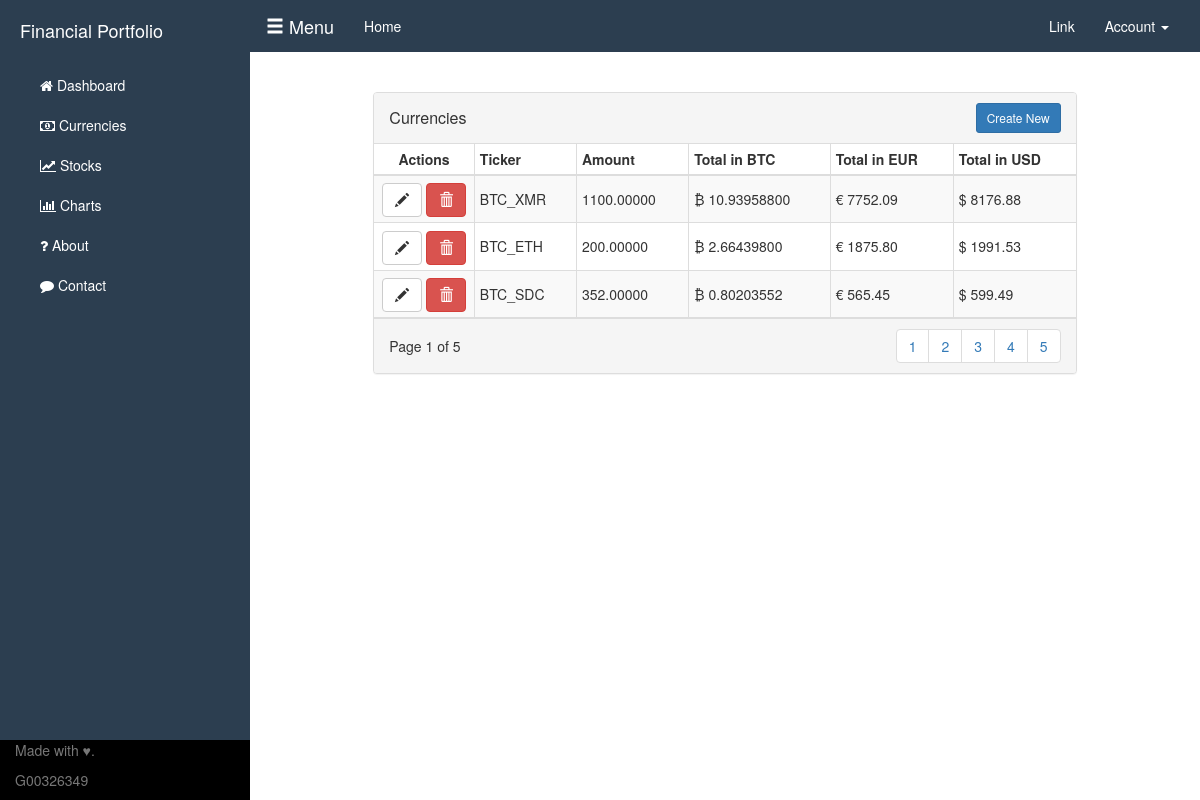
Before: /currencies (signed in) with the older database file.
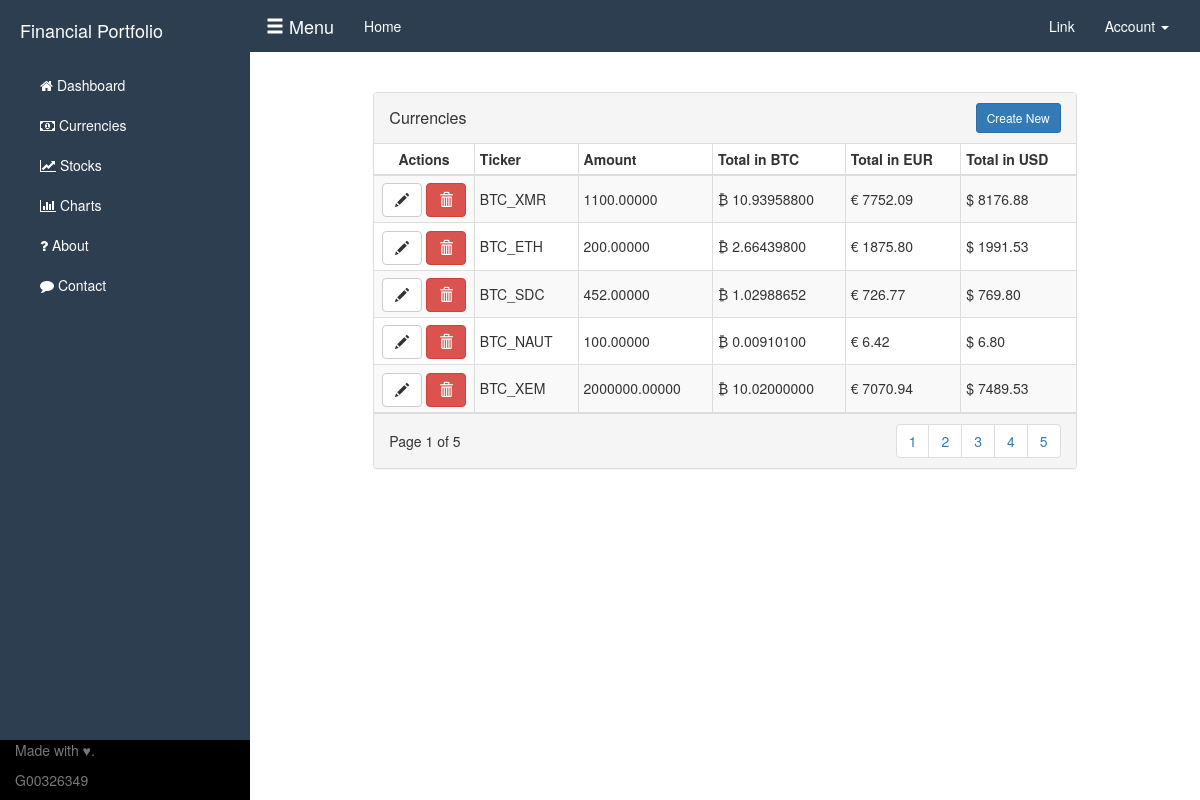
After: the same page with the newer database file.
### altcoinapi.py (models this page shows)
class UserCurrency(db.Model, UserMixin):
    __tablename__ = "users_cur"
    trans_id = db.Column(db.Integer, primary_key=True, index=True)
    id=db.Column(db.Integer)
    amount = db.Column(db.Numeric())
    ticker = db.Column(db.String(255))
    priceInBTC = db.Column(db.Numeric())
    priceInUSD = db.Column(db.Numeric())
    priceInEUR = db.Column(db.Numeric())
    last = db.Column(db.String(255))
    ask = db.Column(db.String(255))
    bid = db.Column(db.String(255))
    timestamp = db.Column(db.DateTime())
    index = index_property('id', 'index')

### altcoinapi.py (the view)
@app.route('/currencies')
@login_required
def currencies():
    Currencies = UserCurrency.query.filter_by(id=current_user.id).all()
    print(Currencies)
    return render_template("currencies.html", Currencies=Currencies)

### templates/currencies.html (shortened to what this page needs)
{% extends "index.html" %} {% block title %}Currencies{% endblock %} {% block head %} {{ super() }}
{% endblock %} {% block content %}
<div class="col-md-10 col-md-offset-1">
    <div class="panel panel-default panel-table">
        <div class="panel-heading">
            <div class="row">
                <div class="col col-xs-6">
                    <h3 class="panel-title">Currencies</h3>
                </div>
                <div class="col col-xs-6 text-right">
                    <button type="button" class="btn btn-sm btn-primary btn-create" data-toggle="modal" data-target="#myModal">Create New</button>
                </div>
            </div>
        </div>
        <div class="panel-body">
            <div id="no-more-tables">
                <table class="col-md-12 table-bordered table-striped table-condensed cf">
                    {% if Currencies|length
                    < 1 %} <thead>
                        <th>Looks like you dont have anything here! Click the button to add a new asset! &#9757;</th>
                        </thead>
                </table>
                {% else %}
                <thead class="cf">
                    <tr>
                        <th>Actions</th>
                        <th>Ticker</th>
                        <th class="numeric">Amount</th>
                        <th class="numeric">Total in BTC</th>
                        <th class="numeric">Total in EUR</th>
                        <th class="numeric">Total in USD</th>
                    </tr>
                </thead>
                <tbody>
                    {% for thing in Currencies %}
                    <tr>
                        <td align="center">
                            <a class="btn btn-default"><span class="glyphicon glyphicon-pencil"></span></a>
                            <a class="btn btn-danger"><span class="glyphicon glyphicon-trash"></span></a>
                        </td>
                        <td data-title="Ticker">{{ thing.ticker }}</td>
                        <td data-title="Amount" class="numeric">{{'%0.5f'% thing.amount |float}}</td>
                        <td data-title="Total in BTC" class="numeric">&#8383; {{'%0.8f'% thing.priceInBTC }}</td>
                        <td data-title="Total in EUR" class="numeric">&#128; {{'%0.2f'% thing.priceInEUR| float }}</td>
                        <td data-title="Total in USD" class="numeric">&#36; {{'%0.2f'%thing.priceInUSD|float }}</td>
                    </tr>
                    {% endfor %}
                </tbody>
                {% endif %}
                </table>
            </div>
        </div>
        <div class="panel-footer">
            <div class="row">
                <div class="col col-xs-4">Page 1 of 5
                </div>
                <div class="col col-xs-8">
                    <ul class="pagination hidden-xs pull-right">
                        <li><a href="#">1</a></li>
                        <li><a href="#">2</a></li>
                        <li><a href="#">3</a></li>
                        <li><a href="#">4</a></li>
                        <li><a href="#">5</a></li>
                    </ul>
                </div>
            </div>
        </div>
    </div>
</div>
        {% endblock %}

### templates/index.html (shortened to what this page needs)
<!DOCTYPE html>
<html lang="en">
<head>
    {% block head %}
    <link href="static/css/bootstrap/bootstrap.min.css" rel="stylesheet">
    <link href="static/css/simple-sidebar.css" rel="stylesheet">
    <link href="https://maxcdn.bootstrapcdn.com/font-awesome/4.6.3/css/font-awesome.min.css" rel="stylesheet">
    {% endblock %}
</head>
<body>
    <div id="wrapper">
        <div id="sidebar-wrapper">
            <ul class="sidebar-nav">
                <li class="sidebar-brand">
                    <a href="#">
                        Financial Portfolio
                    </a>
                </li>
                <li>
                    <a href="/dashboard"><i class="fa fa-home" aria-hidden="true"></i>  Dashboard</a>
                </li>
                <li>
                    <a href="/currencies"><i class="fa fa-money"></i>   Currencies</a>
                </li>
                <li>
                    <a href="#"><i class="fa fa-line-chart" aria-hidden="true"></i>  Stocks</a>
                </li>
                <li>
                    <a href="/charts"><i class="fa fa-bar-chart" aria-hidden="true"></i>  Charts</a>
                </li>
                <li>
                    <a href="/about"><i class="fa fa-question" aria-hidden="true"></i>  About</a>
                </li>
                <li>
                    <a href="/contact"><i class="fa fa-comment" aria-hidden="true"></i>  Contact</a>
                </li>
            </ul>
            <footer class="footer">
                <div class="footer-container">
                    <p class="text-muted">Made with &#9829;.</p>
                    <p class="text-muted">G00326349</p>
                </div>
            </footer>
        </div>
        <nav class="navbar navbar-full">
            <div class="container-fluid">
                <div class="navbar-header">
                    <a class="navbar-brand" href="#menu-toggle" id="menu-toggle">
                        <span class="glyphicon glyphicon-menu-hamburger"></span> Menu
                    </a>
                </div>
                <div class="collapse navbar-collapse nav-text" id="bs-example-navbar-collapse-1">
                    <ul class="nav navbar-nav">
                        <li class=" text-secondary"><a href="/dashboard" id="demo">Home <span class="sr-only">(current)</span></a></li>
                    </ul>
                    <ul class="nav navbar-nav navbar-right">
                        <li><a href="#">Link</a></li>
                        <li class="dropdown">
                            <a href="#" class="dropdown-toggle" data-toggle="dropdown" role="button" aria-haspopup="true" aria-expanded="false">Account <span class="caret"></span></a>
                        </li>
                    </ul>
                </div>
            </div>
        </nav>
        <div id="page-content-wrapper">
            <div class="container-fluid">
                {% block content %}{% endblock %}
    </div>
</body>
</html>

### static/css/simple-sidebar.css (style rules this page uses)
body { overflow-x: hidden; }
#wrapper { padding-left: 0; -webkit-transition: all 0.5s ease; -moz-transition: all 0.5s ease; -o-transition: all 0.5s ease; transition: all 0.5s ease; }
#sidebar-wrapper { z-index: 1000; position: fixed; left: 250px; width: 0; height: 100%; margin-left: -250px; overflow-y: auto; background: #2c3e50; -webkit-transition: all 0.5s ease; -moz-transition: all 0.5s ease; -o-transition: all 0.5s ease; transition: all 0.5s ease; }
#page-content-wrapper { width: 100%; position: absolute; padding: 15px; }
#wrapper nav { border-radius: 0 !important; background-color: #2c3e50; }
#wrapper nav a { color: #ffffff; }
.sidebar-nav { position: absolute; top: 0; width: 250px; margin: 0; padding: 0; list-style: none; }
.sidebar-nav li { text-indent: 20px; line-height: 40px; }
.sidebar-nav li a { display: block; text-decoration: none; color: #ffffff; }
.sidebar-nav>.sidebar-brand { height: 65px; font-size: 18px; line-height: 60px; }
.sidebar-nav>.sidebar-brand a { color: #ffffff; }
.footer { position: absolute; bottom: 0; width: 100%; height: 60px; background: #000; }
.footer-container { width: auto; max-width: 680px; padding: 0 15px; }
@media (min-width:768px) { #wrapper { padding-left: 250px; } }
@media (min-width:768px) { #sidebar-wrapper { width: 250px; } }
@media (min-width:768px) { #page-content-wrapper { padding: 20px; position: relative; } }

### templates/currencies.html (style rules this page uses)
.panel-table .panel-body { padding: 0; }
.panel-table .panel-body .table-bordered { border-style: none; margin: 0; }
.panel-table .panel-body .table-bordered>thead>tr>th:first-of-type { text-align: center; width: 100px; }
.panel-table .panel-body .table-bordered>thead>tr>th:last-of-type, .panel-table .panel-body .table-bordered>tbody>tr>td:last-of-type { border-right: 0px; }
.panel-table .panel-body .table-bordered>thead>tr>th:first-of-type, .panel-table .panel-body .table-bordered>tbody>tr>td:first-of-type { border-left: 0px; }
.panel-table .panel-body .table-bordered>tbody>tr:first-of-type>td { border-bottom: 0px; }
.panel-table .panel-body .table-bordered>thead>tr:first-of-type>th { border-top: 0px; }
.panel-table .panel-footer .pagination { margin: 0; }
.panel-table .panel-footer .col { line-height: 34px; height: 34px; }
.panel-table .panel-heading .col h3 { line-height: 30px; height: 30px; }
.panel-table .panel-body .table-bordered>tbody>tr>td { line-height: 34px; }

Changed rows visible on the page:
changed UserCurrency "BTC_SDC": amount "352.00000" → "452.00000"; priceInBTC "0.80203552" → "1.02988652"; priceInEUR "565.45" → "726.77"; priceInUSD "599.49" → "769.80"
added UserCurrency: ticker "BTC_NAUT", amount "100.00000", priceInBTC "0.00910100", priceInEUR "6.42", priceInUSD "6.80"
added UserCurrency: ticker "BTC_XEM", amount "2000000.00000", priceInBTC "10.02000000", priceInEUR "7070.94", priceInUSD "7489.53"
